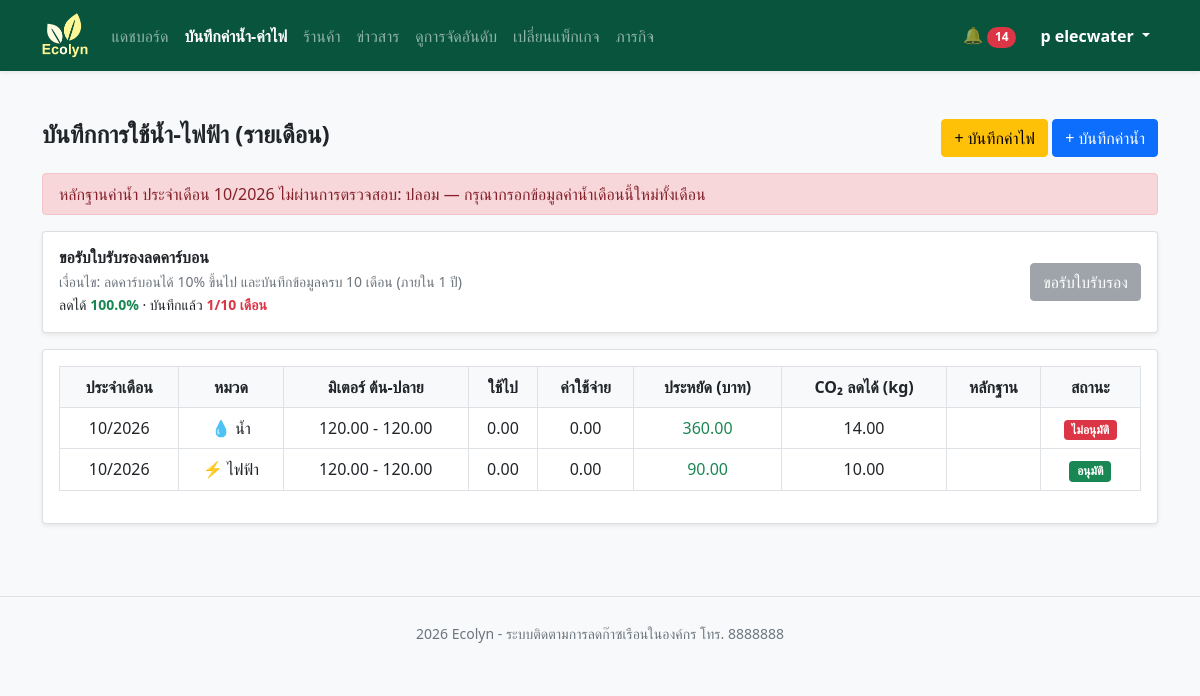
/utility.php (signed in), run on the app's committed database.
### tables this page shows
CREATE TABLE `company` (
  `id` int(11) NOT NULL,
  `role_id` int(11) NOT NULL DEFAULT 2,
  `email` varchar(255) NOT NULL,
  `pass` varchar(255) NOT NULL,
  `name` varchar(255) NOT NULL,
  `tel` varchar(13) NOT NULL,
  `status` enum('Y','N') NOT NULL DEFAULT 'Y',
  `create_at` datetime NOT NULL DEFAULT current_timestamp()
);

CREATE TABLE `utility_logs` (
  `id` int(11) NOT NULL,
  `company_id` int(11) NOT NULL,
  `type` enum('elec','water') NOT NULL,
  `meter_start` decimal(10,2) DEFAULT 0.00,
  `meter_read` decimal(10,2) DEFAULT NULL,
  `unit_price` decimal(10,2) DEFAULT 0.00,
  `prev_amount` decimal(10,2) DEFAULT 0.00,
  `amount` decimal(10,2) DEFAULT NULL,
  `cost` decimal(10,2) DEFAULT 0.00,
  `day_elapse` int(11) DEFAULT NULL,
  `save_unit` decimal(10,2) NOT NULL,
  `co2e_save` decimal(10,2) NOT NULL,
  `evidence_url` varchar(255) NOT NULL,
  `note` text DEFAULT NULL,
  `record_date` datetime NOT NULL,
  `create_at` datetime NOT NULL DEFAULT current_timestamp(),
  `evidence_prev_url` varchar(255) DEFAULT NULL,
  `review_status` char(1) NOT NULL DEFAULT 'N',
  `review_note` varchar(255) DEFAULT NULL
);

### utility.php (the view, shortened to what this page needs)
<?php
include 'config.php';
$cid = $_SESSION['company_id'];
$set = [];
$r = mysqli_query($conn, "select * from eco_setting");
while($s = mysqli_fetch_assoc($r)) $set[$s['setting_key']] = $s['setting_value'];
$types = [
    'elec'  => ['⚡ ไฟฟ้า', 'kWh', $set['factor_elec'] ?? 0.4999, 4.5, 'ค่าไฟ'],
    'water' => ['💧 น้ำ', 'ลบ.ม.', $set['factor_water'] ?? 0.7, 18, 'ค่าน้ำ'],
];
$all = [];
$rejected = [];
$rej_months = [];
$r = mysqli_query($conn, "select * from utility_logs where company_id=$cid order by record_date, id");
while($x = mysqli_fetch_assoc($r)){
    $all[] = $x;
    if($x['review_status'] == 'R'){
        $rejected[] = $x;
        $rej_months[$x['type']][date('Y-m', strtotime($x['record_date']))] = 1;
    }
}
$tot_prev = 0;
$tot_now = 0;
$year_months = [];
$one_year_ago = date('Y-m-d', strtotime('-12 month'));
foreach($all as $x){
    $m = date('Y-m', strtotime($x['record_date']));
    if(isset($rej_months[$x['type']][$m])) continue;
    if($x['record_date'] > $one_year_ago){
        $tot_now += $x['amount'] * $types[$x['type']][2];
        $tot_prev += $x['prev_amount'] * $types[$x['type']][2];
        $year_months[$m] = 1;
    }
}
$percent = $tot_prev > 0 ? ($tot_prev - $tot_now) / $tot_prev * 100 : 0;
$months = count($year_months);
$can_cert = $percent >= 10 && $months >= 10;
$result = mysqli_query($conn, "select * from utility_logs where company_id=$cid order by record_date desc, id desc limit 20");
?>
<!DOCTYPE html>
<html lang="th">
<head>
</head>
<body class="bg-light">
<?php include 'navbar.php'; ?>
<div class="container py-4">
    <div class="d-flex justify-content-between align-items-center mb-3">
        <h4 class="fw-bold">บันทึกการใช้น้ำ-ไฟฟ้า (รายเดือน)</h4>
        <div>
            <?php foreach($types as $t => $info): ?>
                <button type="button" class="btn <?= $t == 'elec' ? 'btn-warning' : 'btn-primary' ?>" data-bs-toggle="modal" data-bs-target="#addModal_<?= $t ?>">+ บันทึก<?= $info[4] ?></button>
            <?php endforeach; ?>
        </div>
    </div>
    <?php foreach($rejected as $x): ?>
        <div class="alert alert-danger py-2">หลักฐาน<?= $types[$x['type']][4] ?> ประจำเดือน <?= date('m/Y', strtotime($x['record_date'])) ?> ไม่ผ่านการตรวจสอบ: <?= $x['review_note'] ?> — กรุณากรอกข้อมูล<?= $types[$x['type']][4] ?>เดือนนี้ใหม่ทั้งเดือน</div>
    <?php endforeach; ?>
    <div class="card shadow-sm mb-3 <?= $can_cert ? 'bg-warning-subtle' : '' ?>">
        <div class="card-body d-flex justify-content-between align-items-center">
            <div>
                <h6 class="fw-bold mb-1">ขอรับใบรับรองลดคาร์บอน</h6>
                <small class="text-muted d-block">เงื่อนไข: ลดคาร์บอนได้ 10% ขึ้นไป และบันทึกข้อมูลครบ 10 เดือน (ภายใน 1 ปี)</small>
                <small>
                    ลดได้ <b class="<?= $percent >= 10 ? 'text-success' : 'text-danger' ?>"><?= number_format($percent, 1) ?>%</b> ·
                    บันทึกแล้ว <b class="<?= $months >= 10 ? 'text-success' : 'text-danger' ?>"><?= $months ?>/10 เดือน</b>
                </small>
            </div>
            <form method="post" onsubmit="return confirm('ยืนยันการขอรับใบรับรอง?')">
                <button name="request_cert" value="1" class="btn <?= $can_cert ? 'btn-warning' : 'btn-secondary' ?>" <?= $can_cert ? '' : 'disabled' ?>>ขอรับใบรับรอง</button>
            </form>
        </div>
    </div>
    <div class="card shadow-sm p-3">
        <table class="table table-hover table-bordered align-middle">
            <thead class="bg-light">
                <tr class="text-center">
                    <th>ประจำเดือน</th><th>หมวด</th><th>มิเตอร์ ต้น-ปลาย</th><th>ใช้ไป</th><th>ค่าใช้จ่าย</th>
                    <th>ประหยัด (บาท)</th><th>CO₂ ลดได้ (kg)</th><th>หลักฐาน</th><th>สถานะ</th>
                </tr>
            </thead>
            <tbody>
            <?php while($u = mysqli_fetch_assoc($result)): ?>
                <tr class="text-center">
                    <td><?= date('m/Y', strtotime($u['record_date'])) ?></td>
                    <td><?= $types[$u['type']][0] ?></td>
                    <td><?= number_format($u['meter_start'], 2) ?> - <?= number_format($u['meter_read'], 2) ?></td>
                    <td><?= number_format($u['amount'], 2) ?></td>
                    <td><?= number_format($u['cost'], 2) ?></td>
                    <td class="<?= $u['save_unit'] >= 0 ? 'text-success' : 'text-danger' ?>"><?= number_format($u['save_unit'], 2) ?></td>
                    <td><?= number_format($u['co2e_save'], 2) ?></td>
                    <td>
                    </td>
                    <td>
                        <?php if($u['review_status'] == 'Y'): ?><span class="badge bg-success">อนุมัติ</span>
                        <?php elseif($u['review_status'] == 'R'): ?><span class="badge bg-danger">ไม่อนุมัติ</span>
                        <?php else: ?><span class="badge bg-warning text-dark">รอตรวจ</span><?php endif; ?>
                    </td>
                </tr>
            <?php endwhile; ?>
            </tbody>
        </table>
    </div>
</div>
<?php include 'footer.php'; ?>
</body>
</html>

### navbar.php (shortened to what this page needs)
<?php
include 'config.php';
$in_admin = strpos($_SERVER['PHP_SELF'], '/admin/') !== false;
$base = $in_admin ? '../' : '';
$admin = $in_admin ? '' : 'admin/';
$page = basename($_SERVER['PHP_SELF']);
$cid = $_SESSION['company_id'] ?? 0;
$company = null;
$pack_name = '';
$unread = 0;
if($cid){
    $company = mysqli_fetch_assoc(mysqli_query($conn, "select * from company where id=$cid"));
    $pack = mysqli_fetch_assoc(mysqli_query($conn, "select * from members join pack on pack.id = members.pack_id where members.company_id=$cid and members.status_mem='Y' and (members.end_mem is null or members.end_mem >= curdate()) order by members.id desc limit 1"));
    if($pack) $pack_name = $pack['name'];
    $unread = mysqli_num_rows(mysqli_query($conn, "select * from noti where recip_id=$cid and is_read=0"));
}
$is_admin = ($company['role_id'] ?? 0) == 1;
if($pack_name == ''){
    $menu = [
        'index.php'=>'หน้าหลัก',
        'product.php'=>'ร้านค้า',
        'news.php'=>'ข่าวสาร',
        'rank.php'=>'ดูการจัดอันดับ',
        'pack.php'=>'สมัครแพ็กเกจ'
        ];
}else{
    $menu = [
        'dashboard.php'=>'แดชบอร์ด',
        'utility.php'=>'บันทึกค่าน้ำ-ค่าไฟ',
        'product.php'=>'ร้านค้า',
        'news.php'=>'ข่าวสาร',
        'rank.php'=>'ดูการจัดอันดับ',
        'pack.php'=>'เปลี่ยนแพ็กเกจ'
    ];
    if(stripos($pack_name, 'premium') !== false || strpos($pack_name, 'พรีเมี่ยม') !== false){
    $menu['mission.php'] = 'ภารกิจ';
}
}
$admin_menu = [
    'dashboard.php'=>'แดชบอร์ด',
    'mission_review.php'=>'ตรวจหลักฐานภารกิจ',
    'utility_review.php'=>'ตรวจหลักฐานบันทึกค่าน้ำ-ไฟ',
    'pack_review.php'=>'อนุมัติแพ็คเกจ',
    'certificate_review.php'=>'อนุมัติใบรับรอง'
    ];
$manage_menu = [
    'product_edit.php'=>'จัดการสินค้า',
    'product_order.php'=>'จัดการคำสั่งซื้อ',
    'mission_edit.php'=>'จัดการภารกิจ',
    'news_edit.php'=>'จัดการข่าวสาร',
    'user_edit.php'=>'จัดการสมาชิก',
    'pack_edit.php'=>'จัดการแพ็คเกจ',
    '-1'   => '',
    'setting.php'=>'ตั้งค่าระบบ'
    ];
?>
<link rel="stylesheet" href="<?= $base ?>css/bootstrap.min.css">
<nav class="navbar navbar-expand-lg navbar-dark mb-4 shadow-sm bg-green">
    <div class="container">
        <a href="<?= $base ?>index.php" class="navbar-brand">
            <img src="<?= $base ?>img/Logo.png" style="height:45px;">
        </a>
        <div class="collapse navbar-collapse bg" id="navMenu">
            <ul class="navbar-nav me-auto">
                <?php if($is_admin): ?>
                    <?php foreach($admin_menu as $file => $label): ?>
                        <li class="nav-item">
                            <a class="nav-link <?= $page == $file ? 'active fw-bold' : '' ?>" href="<?= $admin . $file ?>"><?= $label ?></a>
                        </li>
                    <?php endforeach; ?>
                    <li class="nav-item dropdown">
                        <a href="#" class="nav-link dropdown-toggle" data-bs-toggle="dropdown">เมนูจัดการระบบ</a>
                        <ul class="dropdown-menu">
                            <?php foreach($manage_menu as $file => $label): ?>
                                <?php if($label): ?>
                                    <li><a class="dropdown-item" href="<?= $admin . $file ?>"><?= $label ?></a></li>
                                <?php else: ?>
                                    <li><hr class="dropdown-divider"></li>
                                <?php endif; ?>
                            <?php endforeach; ?>
                        </ul>
                    </li>
                <?php elseif($company): ?>
                    <?php foreach($menu as $file => $label): ?>
                        <li class="nav-item">
                            <a class="nav-link <?= $page == $file ? 'active fw-bold' : '' ?>" href="<?= $base . $file ?>"><?= $label ?></a>
                        </li>
                    <?php endforeach; ?>
                <?php endif; ?>
            </ul>
            <ul class="navbar-nav align-items-center">
                <?php if($company): ?>
                    <li class="nav-item me-2">
                        <a class="nav-link" href="<?= $base ?>noti.php">
                            🔔 <?php if($unread > 0): ?><span class="badge bg-danger rounded-pill"><?= $unread ?></span><?php endif; ?>
                        </a>
                    </li>
                    <li class="nav-item dropdown">
                        <a class="nav-link dropdown-toggle text-white fw-bold" href="#" data-bs-toggle="dropdown">
                            <?= $company['name'] ?>
                        </a>
                    </li>
                <?php endif; ?>
            </ul>
        </div>
    </div>
</nav>

### navbar.php (style rules this page uses)
.bg-green { background-color: #08543c; }

### data on the page
company: name "p elecwater"
utility_logs: type "ค่าน้ำ", record_date "10/2026", review_note "ปลอม", type "💧 น้ำ", meter_start "120.00", meter_read "120.00", amount "0.00", cost "0.00", save_unit "360.00", co2e_save "14.00", review_status "ไม่อนุมัติ"
utility_logs: record_date "10/2026", type "⚡ ไฟฟ้า", meter_start "120.00", meter_read "120.00", amount "0.00", cost "0.00", save_unit "90.00", co2e_save "10.00", review_status "อนุมัติ"

### other printed values
$label "แดชบอร์ด"
$label "บันทึกค่าน้ำ-ค่าไฟ"
$label "ร้านค้า"
$label "ข่าวสาร"
$label "ดูการจัดอันดับ"
$label "เปลี่ยนแพ็กเกจ"
$label "ภารกิจ"
$unread "14"
$info[4] "ค่าไฟ"
$info[4] "ค่าน้ำ"
$percent "100.0"
$months "1"
